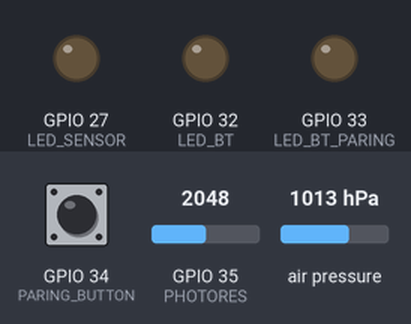
Simulated run of this sketch. Board: ESP32. On the bench: output pins drawn as LEDs (lit = HIGH). Dashed ring = blinking. Inputs (shaded band) come from the test bench; at power-on: GPIO 34 (PARING_BUTTON) LOW, GPIO 35 (PHOTORES) = 2048, air pressure 1013 hPa. Nothing arrives over Bluetooth unless stated; what the sketch prints to the serial monitor is not drawn.

Above: at 1.2 s.
1.3 s: GPIO 34 (PARING_BUTTON) pulled HIGH for 1 s
At 1.55 s:
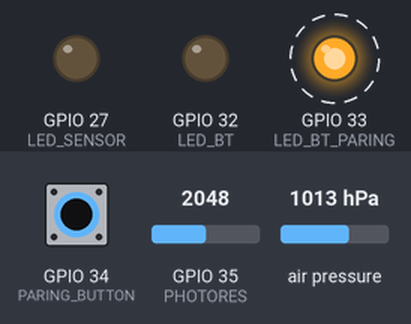
4.3 s: GPIO 34 (PARING_BUTTON) pulled HIGH for 3.2 s
At 8.0 s:
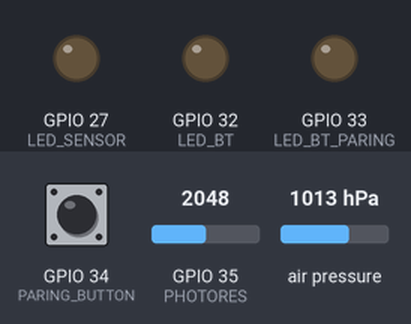
Timing chart, 0 to 9.5 s (numbered marks = the images above; inputs shaded):
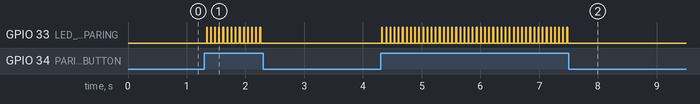

Measured:
- after the input at 1.3 s, GPIO 33 (LED_BT_PARING): alternates HIGH for 0.01 s and LOW for 0.06 s, 28 changes in all, then stays LOW, starting at once
- after the input at 4.3 s, GPIO 33 (LED_BT_PARING): alternates HIGH for 0.01 s and LOW for 0.06 s, 92 changes in all, then stays LOW, starting at once

The sketch:

Bluetooth_serialPIN.ino
```cpp
//Copiamos todo una vez más
#include <Adafruit_BMP280.h>
#include <BluetoothSerial.h>

#if !defined(CONFIG_BT_ENABLED) || !defined(CONFIG_BLUEDROID_ENABLED)
#error Bluetooth is not enabled! Please run `make menuconfig` to and enable it
#endif

const int LED_SENSOR = 27;
const int LED_BT = 32;
const int LED_BT_PARING = 33;
const int PHOTORES = 35;
const int PARING_BUTTON = 34;

Adafruit_BMP280 bme;
char payload[50];

BluetoothSerial SerialBT; //Objeto bluetooth
boolean confirmRequestPending = false;

void BTConfirmRequestCallback(uint32_t numVal)
{
  confirmRequestPending = true;
  Serial.println(numVal);
  Serial.println("¿De acuerdo con el emparejamiento?");
}

void BTAuthCompleteCallback(boolean success)
{
  confirmRequestPending = false;
  if (success)
  {
    Serial.println("Pairing success!!");
  }
  else
  {
    Serial.println("Pairing failed, rejected by user!!");
  }
}

void setup() {
  Serial.begin(115200); //Se inicializa el Serial
  bme.begin(0x76);

  pinMode(LED_SENSOR,OUTPUT);
  pinMode(LED_BT,OUTPUT);
  pinMode(LED_BT_PARING,OUTPUT);
  pinMode(PARING_BUTTON,INPUT);

  SerialBT.enableSSP();
  SerialBT.onConfirmRequest(BTConfirmRequestCallback);
  SerialBT.onAuthComplete(BTAuthCompleteCallback);
  SerialBT.begin("Axolote_ESP32"); //Se inicializa, ya que hereda todas las funciones de stream
  //Serial.println("The device started, now you can pair it with bluetooth");

}

void loop() {
  confirmRequestPending = digitalRead(PARING_BUTTON); //Si no está presionado = false
  if (confirmRequestPending){
    digitalWrite(LED_BT_PARING,HIGH);
    delay(10);
    //if (Serial.available()){
      //int dat = Serial.read();
      //if (dat == 'Y' || dat == 'y')
      //{
        SerialBT.confirmReply(true);
      //}
      //else
      //{
        //SerialBT.confirmReply(false);
      //}
    //}
    digitalWrite(LED_BT_PARING,LOW);
    delay(10);
  }
  else{
/*    if (Serial.available())
    {
      SerialBT.write(Serial.read());
    }
    if (SerialBT.available())
    {
      Serial.write(SerialBT.read());
    }
    delay(20);
  }
*/ //Esto no recuerdo que era

  //digitalWrite(LED_SENSOR,HIGH); //Prende cuando empieza a leer
  sprintf(payload,"%04d,%06.2f", analogRead(PHOTORES),bme.readPressure()/100); //Parecido a .format de python
  //digitalWrite(LED_SENSOR,LOW);

  digitalWrite(LED_BT,HIGH); //Prende cuando empiece a escribir
  Serial.println(payload);
  SerialBT.println(payload);
  digitalWrite(LED_BT,LOW);

  }

  delay(50);
}
```
